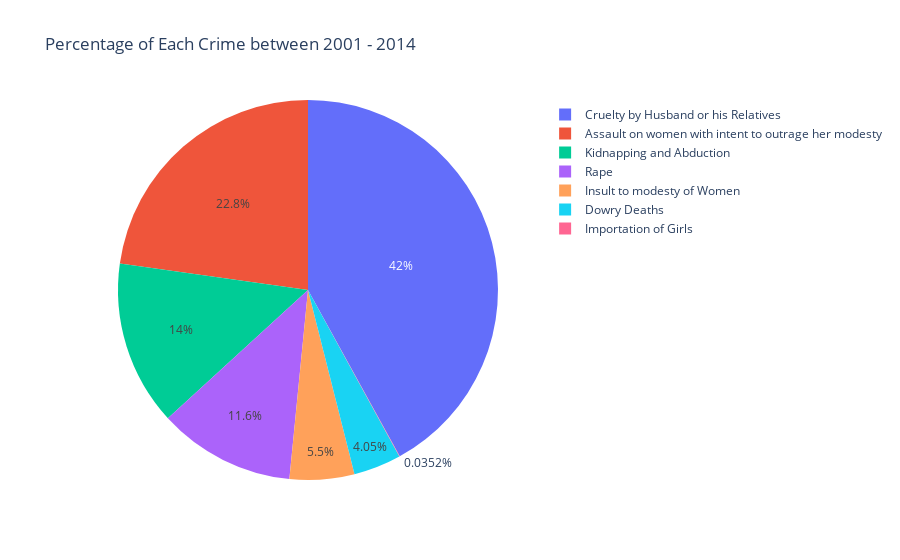

Notebook code for this chart:
### Code cell
fig = px.pie(pd.DataFrame( total_case_all_years.sum(axis=0),columns=['Count']), values='Count', names=pd.DataFrame( total_case_all_years.sum(axis=0)).index, title='Percentage of Each Crime between 2001 - 2014')
fig.show()

### Figure 1 — Plotly figure (JSON) as saved in the notebook; plotly's stock layout.template omitted (floating-point values rounded to 4 significant figures)
{"data": [{"domain": {"x": [0, 1], "y": [0, 1]}, "hovertemplate": "index=%{label}<br>Count=%{value}<extra></extra>", "labels": ["Rape", "Kidnapping and Abduction", "Dowry Deaths", "Assault on women with intent to outrage her modesty", "Insult to modesty of Women", "Cruelty by Husband or his Relatives", "Importation of Girls"], "legendgroup": "", "name": "", "showlegend": true, "type": "pie", "values": [619158, 746198, 215480, 1212258, 292756, 2233888, 1872]}], "layout": {"legend": {"tracegroupgap": 0}, "title": {"text": "Percentage of Each Crime between 2001 - 2014"}}}
